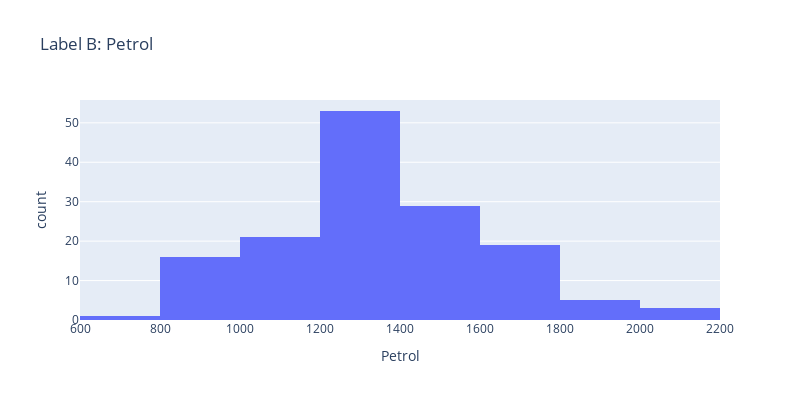

The cell this chart's notebook holds for it:
### Code cell
fig = px.histogram(dataset, x="Petrol" , nbins=10, title="Label B: Petrol", width=800, height=400)
fig.show()

### Figure 1 — Plotly figure (JSON) as saved in the notebook; plotly's stock layout.template omitted (floating-point values rounded to 4 significant figures; data arrays with more than 128 entries replaced by an {"elided": "..."} marker saying what was removed)
{"data": [{"alignmentgroup": "True", "bingroup": "x", "hovertemplate": "Petrol=%{x}<br>count=%{y}<extra></extra>", "legendgroup": "", "marker": {"color": "#636efa", "pattern": {"shape": ""}}, "name": "", "nbinsx": 10, "offsetgroup": "", "orientation": "v", "showlegend": false, "type": "histogram", "x": {"elided": "147 float values"}, "xaxis": "x", "yaxis": "y"}], "layout": {"barmode": "relative", "height": 400, "legend": {"tracegroupgap": 0}, "title": {"text": "Label B: Petrol"}, "width": 800, "xaxis": {"anchor": "y", "domain": [0, 1], "title": {"text": "Petrol"}}, "yaxis": {"anchor": "x", "domain": [0, 1], "title": {"text": "count"}}}}
